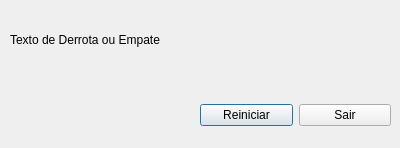
<?xml version="1.0" encoding="UTF-8"?>
<ui version="4.0">
 <class>JanelaTermino</class>
 <widget class="QDialog" name="JanelaTermino">
  <property name="geometry">
   <rect>
    <x>0</x>
    <y>0</y>
    <width>400</width>
    <height>148</height>
   </rect>
  </property>
  <property name="windowTitle">
   <string>Dialog</string>
  </property>
  <widget class="QWidget" name="horizontalLayoutWidget">
   <property name="geometry">
    <rect>
     <x>200</x>
     <y>90</y>
     <width>191</width>
     <height>51</height>
    </rect>
   </property>
   <layout class="QHBoxLayout" name="horizontalLayout">
    <item>
     <widget class="QPushButton" name="pushButton_2">
      <property name="text">
       <string>Reiniciar</string>
      </property>
     </widget>
    </item>
    <item>
     <widget class="QPushButton" name="pushButton">
      <property name="text">
       <string>Sair</string>
      </property>
     </widget>
    </item>
   </layout>
  </widget>
  <widget class="QLabel" name="label">
   <property name="geometry">
    <rect>
     <x>10</x>
     <y>30</y>
     <width>351</width>
     <height>20</height>
    </rect>
   </property>
   <property name="text">
    <string>Texto de Derrota ou Empate</string>
   </property>
  </widget>
 </widget>
 <resources/>
 <connections/>
</ui>
